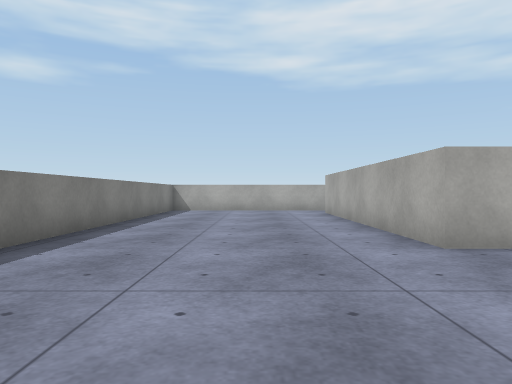
[1] (above)

24 first-person views from a walk through a Unity game level. The camera is 0.72 m above the floor, looks level and sees 70° across. The floor is counted in squares, 1 m on a side. Each view is taken from the middle of a square. On the plan, view 1 faces up. The plan holds only what a view shows up to about 11 squares ahead; the rest is blank. The place goes on beyond the plan. Surface patterns are stand-ins for the level's own textures.

[2]
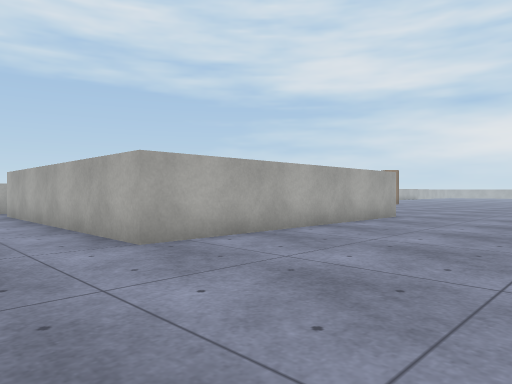

[3]
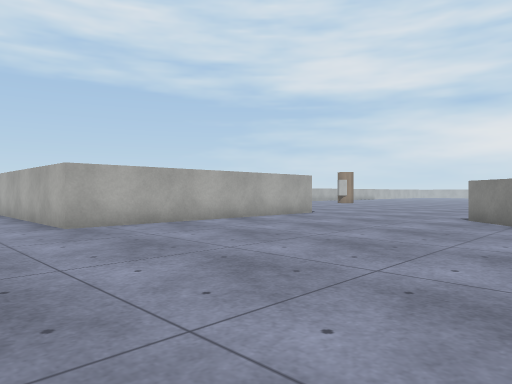

[4]
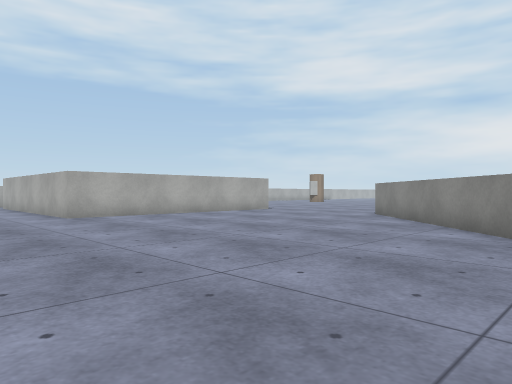

[5]
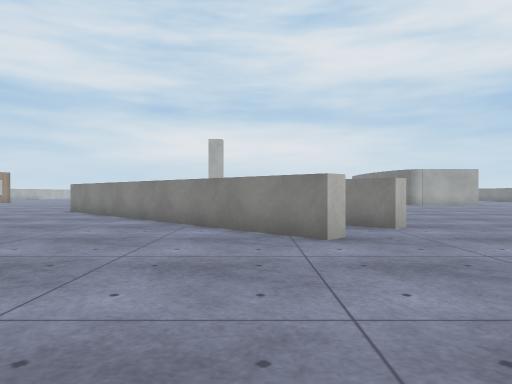

[6]
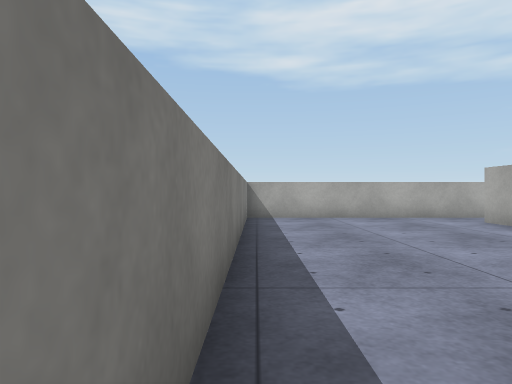

[7]
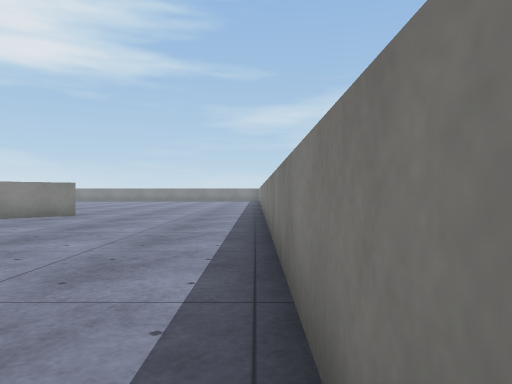

[8]
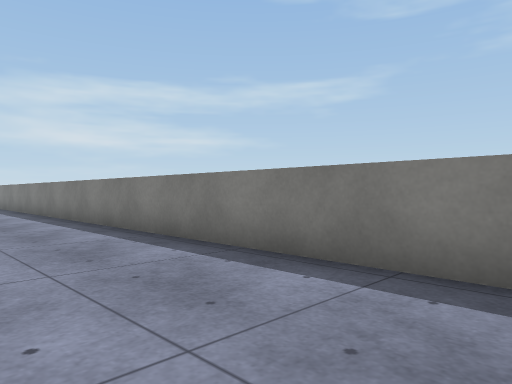

[9]
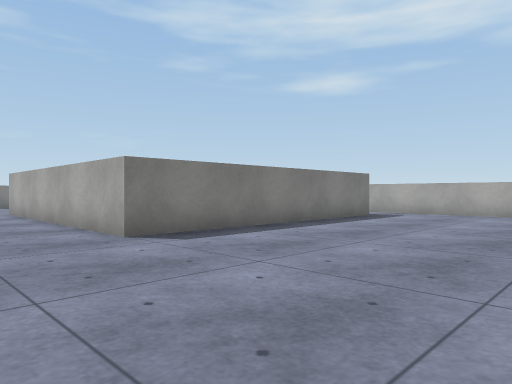

[10]
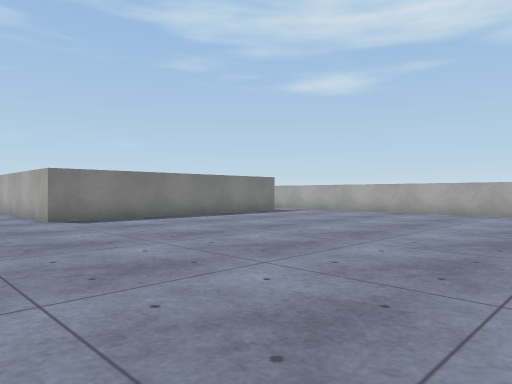

[11]
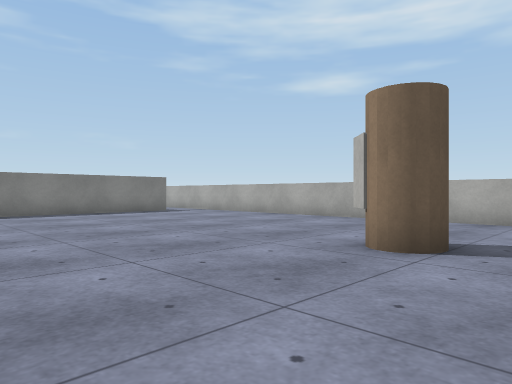

[12]
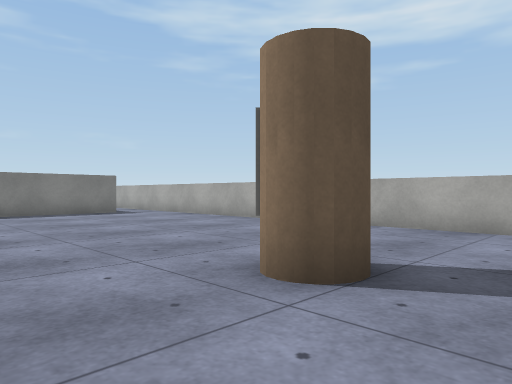

[13]
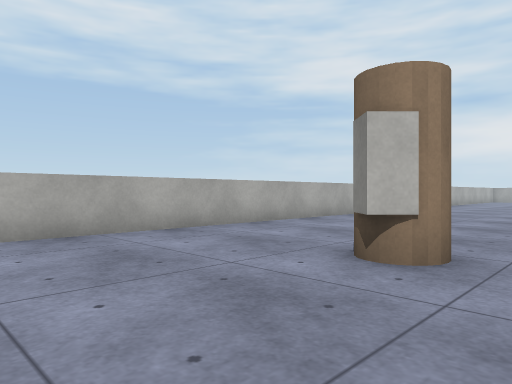

[14]
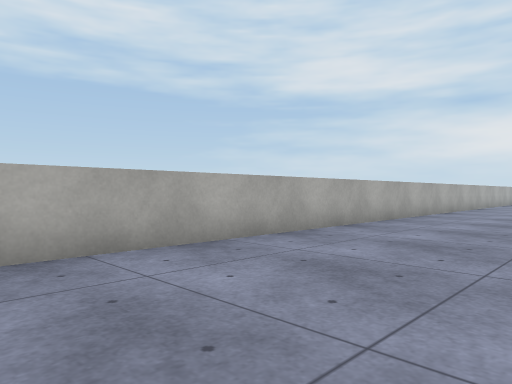

[15]
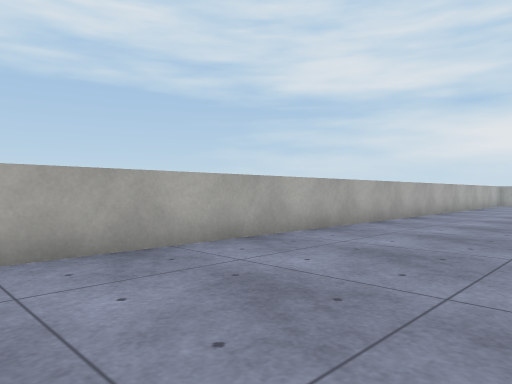

[16]
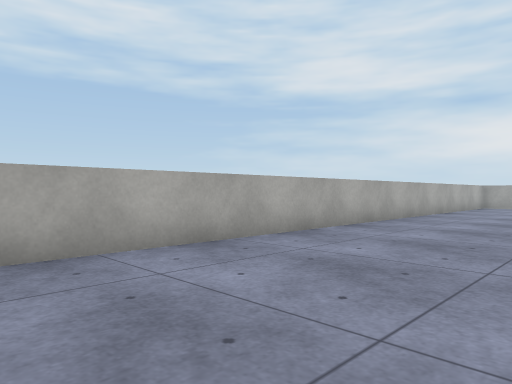

[17]
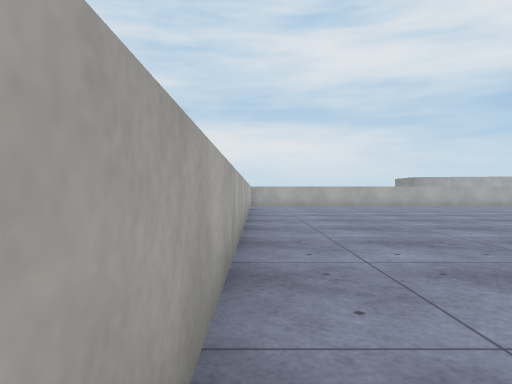

[18]
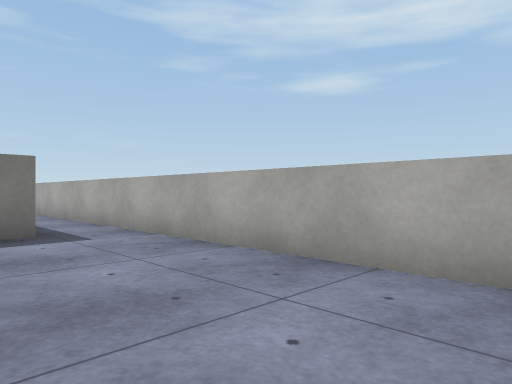

[19]
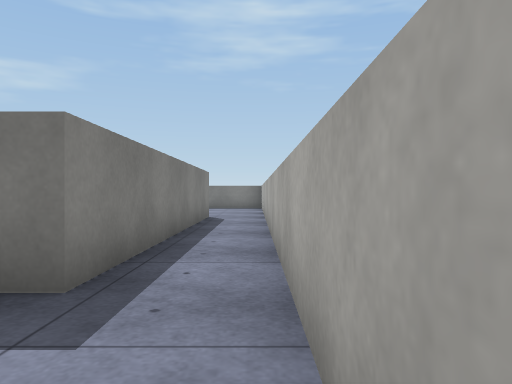

[20]
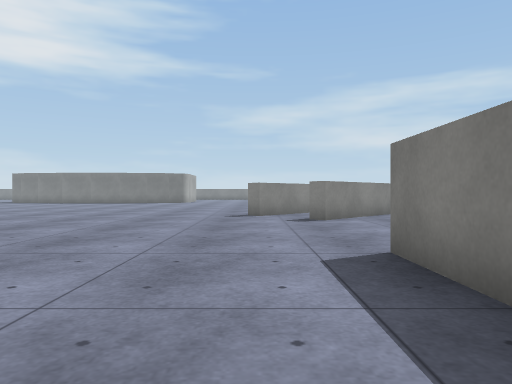

[21]
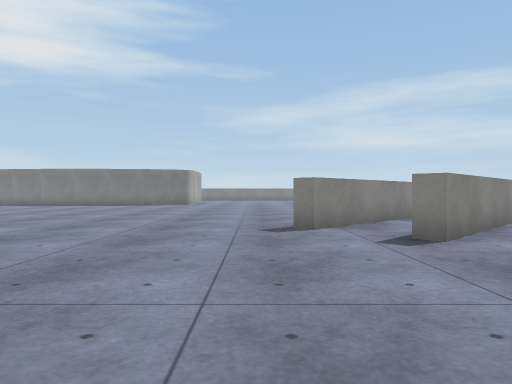

[22]
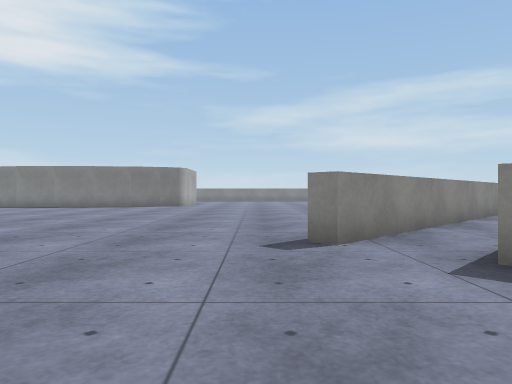

[23]
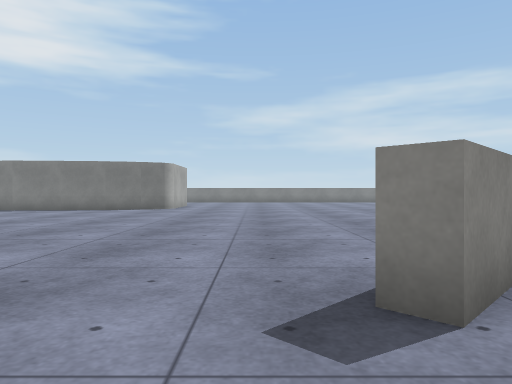

[24]
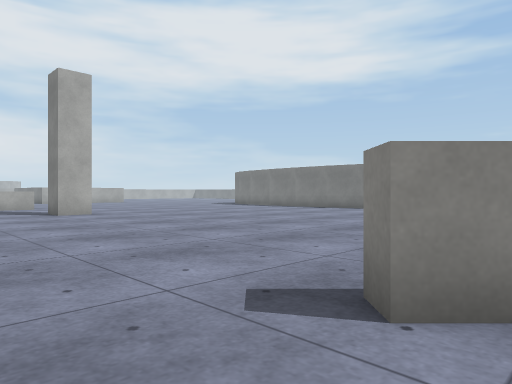

### Floor plan
Points are (right, up) in squares from view 1. A wall is a line through its corners. A room is listed if a view was taken in it or the views show most of it. See-through windows are left out.
Room 1 (views 1, 2, 3, 4, 5, 6, 7, 8, 9, 10, 11, 12, 13, 14, 15, 16, 17, 18, 19, 20, 21, 22, 23, 24)
walls: (10.4, 4.6) (2.4, 4.6) (2.4, 12.6) (10.4, 12.6) (10.4, 4.6); (4.5, -10.1) (4.1, -9.7) (11.9, -1.9) (12.3, -2.3); (2.8, -8.5) (2.5, -8.1) (10.2, -0.3) (10.6, -0.7); (-3.3, 2.8) (-3.3, -10.4); (39.4, 14.2) (-3.2, 14.2); (-3.3, 13.4) (-3.3, 4.2)
objects: other object (21, 10)

Positions as (right, up) in squares from view 1, and headings:
1: (0, 0), facing up
2: (0, 0), facing up-right
3: (0, -3), facing up-right
4: (-1, -6), facing up-right
5: (-3, -7), facing right
6: (-3, 4), facing up
7: (-3, 3), facing down
8: (0, 2), facing down-left
9: (16, 2), facing up-left
10: (20, 2), facing up-left
11: (23, 5), facing up-left
12: (23, 7), facing up-left
13: (17, 8), facing up-right
14: (22, 10), facing up-right
15: (25, 10), facing up-right
16: (28, 10), facing up-right
17: (28, 14), facing right
18: (17, 11), facing up-left
19: (13, 14), facing left
20: (12, 9), facing down
21: (13, 5), facing down
22: (13, 3), facing down
23: (13, 0), facing down
24: (11, 0), facing down-right
